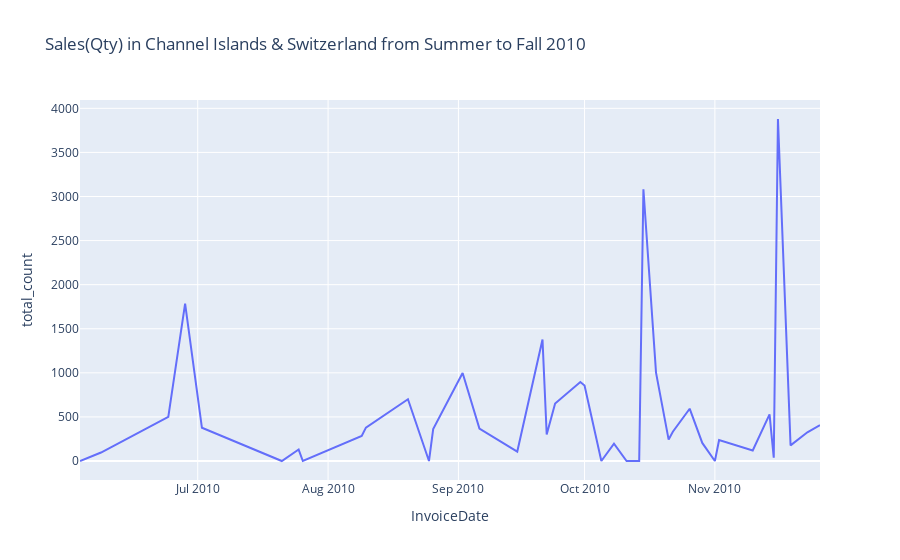

Notebook code for this chart:
### Code cell
fig = px.line(sales_inv_sales, x="InvoiceDate", y="total_count", \
              title='Sales(Qty) in Channel Islands & Switzerland from Summer to Fall 2010')
fig.show()

### Figure 1 — Plotly figure (JSON) as saved in the notebook; plotly's stock layout.template omitted (floating-point values rounded to 4 significant figures)
{"data": [{"hovertemplate": "InvoiceDate=%{x}<br>total_count=%{y}<extra></extra>", "legendgroup": "", "line": {"color": "#636efa", "dash": "solid"}, "marker": {"symbol": "circle"}, "mode": "lines", "name": "", "orientation": "v", "showlegend": false, "type": "scatter", "x": ["2010-06-03T00:00:00", "2010-06-08T00:00:00", "2010-06-24T00:00:00", "2010-06-28T00:00:00", "2010-07-02T00:00:00", "2010-07-21T00:00:00", "2010-07-25T00:00:00", "2010-07-26T00:00:00", "2010-08-09T00:00:00", "2010-08-10T00:00:00", "2010-08-20T00:00:00", "2010-08-25T00:00:00", "2010-08-26T00:00:00", "2010-09-02T00:00:00", "2010-09-06T00:00:00", "2010-09-15T00:00:00", "2010-09-21T00:00:00", "2010-09-22T00:00:00", "2010-09-24T00:00:00", "2010-09-30T00:00:00", "2010-10-01T00:00:00", "2010-10-05T00:00:00", "2010-10-08T00:00:00", "2010-10-11T00:00:00", "2010-10-14T00:00:00", "2010-10-15T00:00:00", "2010-10-18T00:00:00", "2010-10-21T00:00:00", "2010-10-22T00:00:00", "2010-10-26T00:00:00", "2010-10-29T00:00:00", "2010-11-01T00:00:00", "2010-11-02T00:00:00", "2010-11-10T00:00:00", "2010-11-14T00:00:00", "2010-11-15T00:00:00", "2010-11-16T00:00:00", "2010-11-19T00:00:00", "2010-11-23T00:00:00", "2010-11-26T00:00:00"], "xaxis": "x", "y": [0, 96, 500, 1786, 377, 0, 130, 0, 284, 378, 700, 0, 362, 998, 367, 107, 1377, 300, 652, 896, 856, 0, 196, 0, 0, 3082, 1003, 243, 332, 593, 205, 0, 238, 119, 528, 37, 3879, 177, 326, 406], "yaxis": "y"}], "layout": {"legend": {"tracegroupgap": 0}, "title": {"text": "Sales(Qty) in Channel Islands & Switzerland from Summer to Fall 2010"}, "xaxis": {"anchor": "y", "domain": [0, 1], "title": {"text": "InvoiceDate"}}, "yaxis": {"anchor": "x", "domain": [0, 1], "title": {"text": "total_count"}}}}
